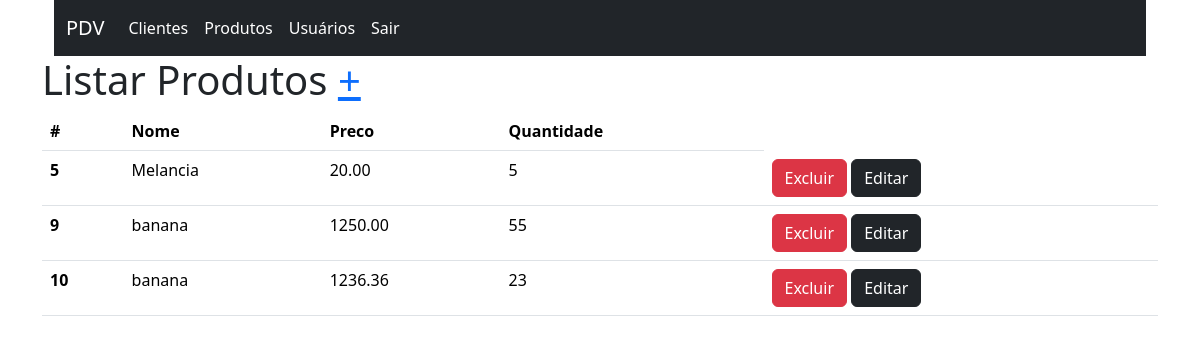
The app's page /produtos/index.php (signed in) with its own data.
### tables this page shows
CREATE TABLE `produtos` (
  `id` int(11) NOT NULL AUTO_INCREMENT,
  `nome` varchar(255) NOT NULL,
  `preco` decimal(10,2) NOT NULL,
  `quantidade` int(11) NOT NULL,
  PRIMARY KEY (`id`)
);

### produtos/index.php (the view, shortened to what this page needs)
<?php
include('../conexao.php');
?>
<html>
<head>
    <link href="https://cdn.jsdelivr.net/npm/bootstrap@5.3.2/dist/css/bootstrap.min.css" rel="stylesheet">
</head>
<body>
<div class="container">
    <?php include '../menu.php';?>
    <h1>Listar Produtos <a href="add.php">+</a></h1>
    <table class="table">
        <thead>
        <tr>
            <th scope="col">#</th>
            <th scope="col">Nome</th>
            <th scope="col">Preco</th>
            <th scope="col">Quantidade</th>
        </tr>
        </thead>
        <tbody>
        <?php
        $consulta = $conexao->query("select * from produtos");
        while ($linha = $consulta->fetch(PDO::FETCH_ASSOC)){
            ?>
            <tr>
                <th scope="row"><?php echo $linha["id"]?></th>
                <td><?php echo $linha["nome"]?></td>
                <td><?php echo $linha["preco"]?></td>
                <td><?php echo $linha["quantidade"]?></td>
                <td>
                    <a href="delete.php?id=<?php echo $linha["id"]?>" onclick="return confirm('Deseja realmente excluir?')"><button type="button" class="btn btn-danger">Excluir</button></a>
                    <a href="edit.php?id=<?php echo $linha["id"]?>"> <button type="button" class="btn btn-dark">Editar</button></a>
                </td>
            </tr>
        <?php }?>
        </tbody>
    </table>
</div>
</body>
</html>

### records on screen
produtos: id "5", nome "Melancia", preco "20.00", quantidade "5"
produtos: id "9", nome "banana", preco "1250.00", quantidade "55"
produtos: id "10", nome "banana", preco "1236.36", quantidade "23"
